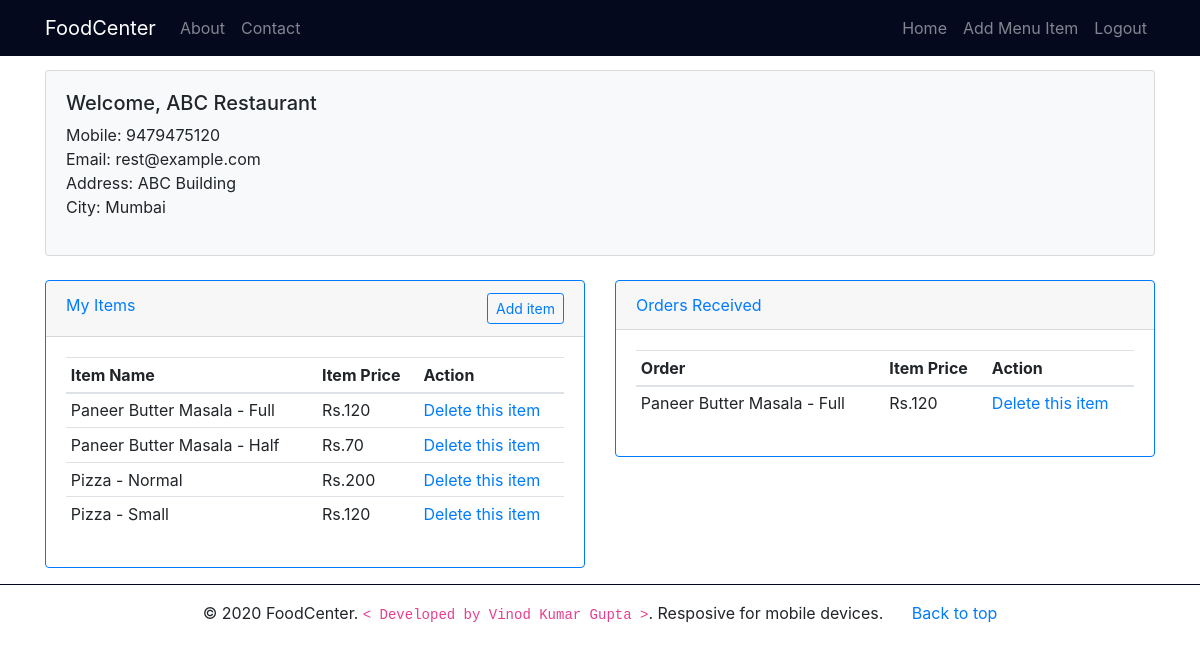
The app's page /restaurant_home.php (signed in) with its own data.
### tables this page shows
CREATE TABLE `restaurants` (
  `rest_id` int(11) NOT NULL,
  `rest_name` varchar(100) NOT NULL,
  `rest_mobile` varchar(15) NOT NULL,
  `rest_email` varchar(50) NOT NULL,
  `rest_addr` varchar(200) NOT NULL,
  `rest_city` varchar(50) NOT NULL,
  `rest_password_hash` varchar(50) NOT NULL
);

CREATE TABLE `menu_items` (
  `item_id` int(11) NOT NULL,
  `rest_id` int(11) NOT NULL,
  `item_name` varchar(30) NOT NULL,
  `item_price` float NOT NULL
);

CREATE TABLE `orders` (
  `order_id` int(11) NOT NULL,
  `ordered_by` int(11) NOT NULL,
  `ordered_from` int(11) NOT NULL,
  `item_id` int(11) NOT NULL,
  `quantity` int(11) NOT NULL
);

### restaurant_home.php (the view, shortened to what this page needs)
<?php
include_once('includes/db_con.php');
$stmt = $con->prepare("Select * from restaurants where rest_email = ?");
$stmt->bind_param("s",$_SESSION['rest_email']);
if($stmt->execute()){
    $result = $stmt->get_result();
    $row = $result->fetch_assoc();
    $rest_id = $row['rest_id'];
} else {
    die("Unknown Error!");
}
?>
<!DOCTYPE html>
<html>
<head>
    <link rel="stylesheet" href="css/bootstrap.min.css">
    <link rel="stylesheet" href="css/font-awesome.min.css">
    <link rel="stylesheet" href="css/custom.css">
</head>
<body>
    <?php include('includes/header.php'); ?>
    <section class="container">
        <div class="card bg-light">
            <div class="card-body">
                <h5>Welcome, <?php echo $_SESSION['rest_name']; ?></h5>
                <p>
                    Mobile: <?php echo $row['rest_mobile']; ?><br>
                    Email: <?php echo $_SESSION['rest_email']; ?><br>
                    Address: <?php echo $row['rest_addr']; ?><br>
                    City: <?php echo $row['rest_city']; ?><br>
                </p>
            </div>
        </div>
        <br>
        <div class="row">
            <div class="col-md-6">
                <div class="card border-primary">
                    <div class="card-header text-primary">
                        My Items
                        <a class="btn btn-sm btn-outline-primary float-right" href="add_menu_item.php">Add item</a>
                    </div>
                    <div class="card-body">
                        <table class="table table-sm">
                            <thead>
                                <tr>
                                    <th>Item Name</th>
                                    <th>Item Price</th>
                                    <th>Action</th>
                                </tr>
                            </thead>
                            <tbody>
                                <?php
                        $stmt = $con->prepare("Select * from menu_items where rest_id = ?");
                        $stmt->bind_param("s",$rest_id);
                        if($stmt->execute()){
                            $result = $stmt->get_result();
                            while($row = $result->fetch_assoc()){ ?>
                                <tr>
                                    <td><?php echo $row['item_name']; ?></td>
                                    <td><?php echo "Rs.".$row['item_price']; ?></td>
                                    <td><?php echo '<a href="delete_menu_item.php?item_id='.$row['item_id'].'&rest_id='.$rest_id.'" title="Delete this Item">Delete this item</a>'; ?>
                                    </td>
                                </tr>
                                <?php }
                        } else {
                            echo '<script>alert("Cannot add item!");</script>';
                        }
                        ?>
                            </tbody>
                        </table>
                    </div>
                </div>
            </div>
            <div class="col-md-6">
                <div class="card border-primary">
                    <div class="card-header text-primary">Orders Received</div>
                    <div class="card-body">
                        <table class="table table-sm">
                            <thead>
                                <tr>
                                    <th>Order</th>
                                    <th>Item Price</th>
                                    <th>Action</th>
                                </tr>
                            </thead>
                            <tbody>
                                <?php
                        $stmt2 = $con->prepare("Select * from orders o,menu_items m where o.ordered_from = ? && m.item_id = o.item_id ");
                        $stmt2->bind_param("i",$rest_id);
                        if($stmt2->execute()){
                            $result2 = $stmt2->get_result();
                            while($row2 = $result2->fetch_assoc()){ ?>
                                <tr>
                                    <td><?php echo $row2['item_name']; ?></td>
                                    <td><?php echo "Rs.".$row2['item_price']; ?></td>
                                    <td><?php echo '<a href="#" title="Delete this Item">Delete this item</a>'; ?>
                                    </td>
                                </tr>
                                <?php }
                        } else {
                            echo '<script>alert("Cannot add item!");</script>';
                        }
                        ?>
                            </tbody>
                        </table>
                    </div>
                </div>
            </div>
        </div>
    </section>
    <?php include('includes/footer.php'); ?>
</body>
</html>

### css/custom.css (style rules this page uses)
:root { --danger: #dc3545; }
body { margin-top: 70px; }

### records on screen
restaurants: rest_mobile "9479475120", rest_addr "ABC Building", rest_city "Mumbai"
menu_items: item_name "Paneer Butter Masala - Full", item_price "120"
menu_items: item_name "Paneer Butter Masala - Half", item_price "70"
menu_items: item_name "Pizza - Normal", item_price "200"
menu_items: item_name "Pizza - Small", item_price "120"
orders: item.item_name "Paneer Butter Masala - Full", item.item_price "120"

### other values on screen
$_SESSION['rest_name'] "ABC Restaurant"
$_SESSION['rest_email'] "rest@example.com"
